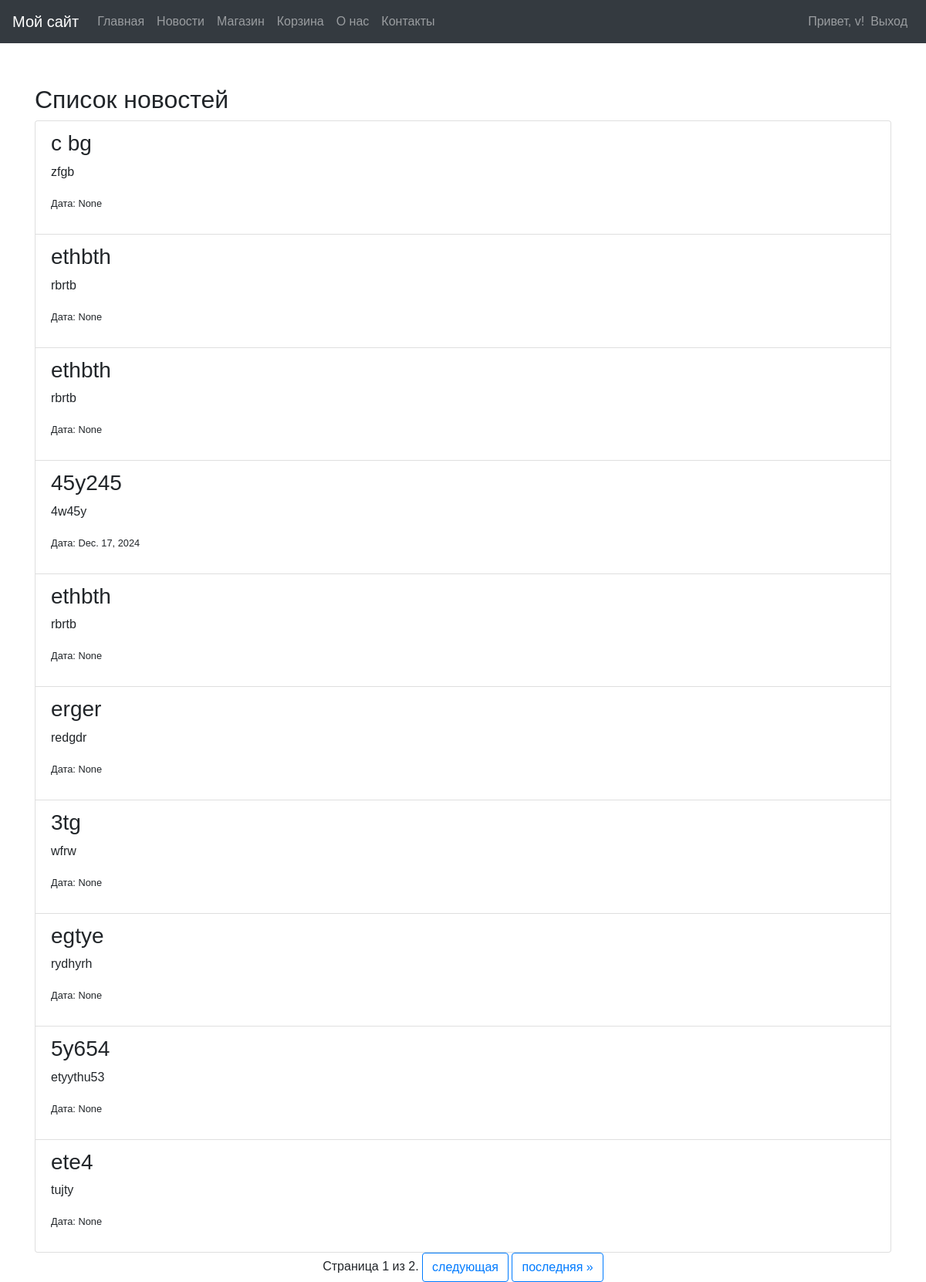
Page /news/ (signed in) on the committed database.
### task1/models.py (models this page shows, shortened)
class News(models.Model):
    title = models.CharField(max_length=255)
    content = models.TextField()
    date = models.DateField()
    class Meta:
        ordering = ['-date']

### task1/views.py (the view)
# urls.py: path('news/', news_list, name='news'),
def news_list(request):
    news_items = News.objects.all().order_by('-date')
    paginator = Paginator(news_items, 10)
    page_number = request.GET.get('page')
    try:
        page_obj = paginator.get_page(page_number)
    except PageNotAnInteger:
        page_obj = paginator.get_page(1)
    except EmptyPage:
        page_obj = paginator.get_page(paginator.num_pages)
    return render(request, 'news_list.html', {'news_items': page_obj})

### templates/news_list.html (shortened to what this page needs)
{% extends 'base.html' %}
{% block content %}
<section>
    <h2>Список новостей</h2>
    {% if news_items %}
        <ul class="list-group">
            {% for news_item in news_items %}
                <li class="list-group-item">
                    <h3>{{ news_item.title }}</h3>
                    <p>{{ news_item.content }}</p>
                    <p><small>Дата: {{ news_item.date }}</small></p>
                </li>
            {% endfor %}
        </ul>
    {% else %}
        <p>Новостей пока нет. Добавьте первую новость!</p>
    {% endif %}
</section>
<div class="pagination justify-content-center">
    <span class="step-links">
        <span class="current" aria-current="page">
            Страница {{ news_items.number }} из {{ news_items.paginator.num_pages }}.
        </span>
        {% if news_items.has_next %}
            <a href="?page={{ news_items.next_page_number }}" class="btn btn-outline-primary" aria-label="Следующая страница">следующая</a>
            <a href="?page={{ news_items.paginator.num_pages }}" class="btn btn-outline-primary" aria-label="Последняя страница">последняя &raquo;</a>
        {% endif %}
    </span>
</div>
{% endblock %}

### templates/base.html (shortened to what this page needs)
<!DOCTYPE html>
<html lang="ru">
<head>
    <link rel="stylesheet" href="https://stackpath.bootstrapcdn.com/bootstrap/4.5.2/css/bootstrap.min.css">
</head>
<body>
    <nav class="navbar navbar-expand-lg navbar-dark bg-dark" aria-label="Основное навигационное меню">
        <a class="navbar-brand" href="{% url 'home' %}" aria-label="Главная страница">Мой сайт</a>
        <div class="collapse navbar-collapse" id="navbarNav">
            <ul class="navbar-nav mr-auto">
                <li class="nav-item">
                    <a class="nav-link" href="{% url 'home' %}" aria-label="Главная страница">Главная</a>
                </li>
                <li class="nav-item">
                    <a class="nav-link" href="{% url 'news' %}" aria-label="Новости">Новости</a>
                </li>
                <li class="nav-item">
                    <a class="nav-link" href="{% url 'shop' %}" aria-label="Магазин">Магазин</a>
                </li>
                <li class="nav-item">
                    <a class="nav-link" href="{% url 'cart' %}" aria-label="Корзина">Корзина</a>
                </li>
                <li class="nav-item">
                    <a class="nav-link" href="{% url 'about' %}" aria-label="О нас">О нас</a>
                </li>
                <li class="nav-item">
                    <a class="nav-link" href="{% url 'contact' %}" aria-label="Контакты">Контакты</a>
                </li>
            </ul>
            <ul class="navbar-nav">
                {% if user.is_authenticated %}
                    <li class="nav-item">
                        <span class="navbar-text" aria-label="Приветствие пользователя">Привет, {{ user.username }}!</span>
                    </li>
                    <li class="nav-item">
                        <a class="nav-link" href="{% url 'logout' %}" aria-label="Выход">Выход</a>
                    </li>
                {% endif %}
            </ul>
        </div>
    </nav>
    <div class="messages">
    </div>
    <div class="content container mt-4">
        {% block content %}
        {% endblock %}
    </div>
</body>
</html>

### templates/base.html (style rules this page uses)
body { font-family: Arial, sans-serif; margin: 0; padding: 0; }
.messages { margin: 10px 0; padding: 10px; text-align: center; }

### rows in the picture
News: title "c bg", content "zfgb", date "None"
News: title "ethbth", content "rbrtb", date "None"
News: title "ethbth", content "rbrtb", date "None"
News: title "45y245", content "4w45y", date "Dec. 17, 2024"
News: title "ethbth", content "rbrtb", date "None"
News: title "erger", content "redgdr", date "None"
News: title "3tg", content "wfrw", date "None"
News: title "egtye", content "rydhyrh", date "None"
News: title "5y654", content "etyythu53", date "None"
News: title "ete4", content "tujty", date "None"

### other values in the picture
{{ user.username }} "v"
{{ news_items.number }} "1"
{{ news_items.paginator.num_pages }} "2"
